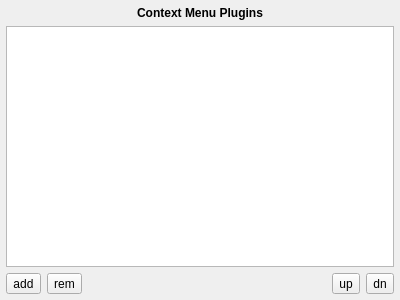
<?xml version="1.0" encoding="UTF-8"?>
<ui version="4.0">
 <class>page_interface_menu</class>
 <widget class="QWidget" name="page_interface_menu">
  <property name="geometry">
   <rect>
    <x>0</x>
    <y>0</y>
    <width>400</width>
    <height>300</height>
   </rect>
  </property>
  <property name="windowTitle">
   <string>Form</string>
  </property>
  <layout class="QVBoxLayout" name="verticalLayout">
   <property name="leftMargin">
    <number>6</number>
   </property>
   <property name="topMargin">
    <number>6</number>
   </property>
   <property name="rightMargin">
    <number>6</number>
   </property>
   <property name="bottomMargin">
    <number>6</number>
   </property>
   <item>
    <widget class="QLabel" name="label_10">
     <property name="font">
      <font>
       <weight>75</weight>
       <bold>true</bold>
      </font>
     </property>
     <property name="text">
      <string>Context Menu Plugins</string>
     </property>
     <property name="alignment">
      <set>Qt::AlignCenter</set>
     </property>
    </widget>
   </item>
   <item>
    <widget class="QListWidget" name="list_menu"/>
   </item>
   <item>
    <layout class="QHBoxLayout" name="horizontalLayout_13">
     <item>
      <widget class="QToolButton" name="tool_menu_add">
       <property name="text">
        <string notr="true">add</string>
       </property>
      </widget>
     </item>
     <item>
      <widget class="QToolButton" name="tool_menu_rm">
       <property name="text">
        <string notr="true">rem</string>
       </property>
      </widget>
     </item>
     <item>
      <spacer name="horizontalSpacer_9">
       <property name="orientation">
        <enum>Qt::Horizontal</enum>
       </property>
       <property name="sizeHint" stdset="0">
        <size>
         <width>40</width>
         <height>20</height>
        </size>
       </property>
      </spacer>
     </item>
     <item>
      <widget class="QToolButton" name="tool_menu_up">
       <property name="text">
        <string notr="true">up</string>
       </property>
      </widget>
     </item>
     <item>
      <widget class="QToolButton" name="tool_menu_dn">
       <property name="text">
        <string notr="true">dn</string>
       </property>
      </widget>
     </item>
    </layout>
   </item>
  </layout>
 </widget>
 <resources/>
 <connections/>
</ui>
